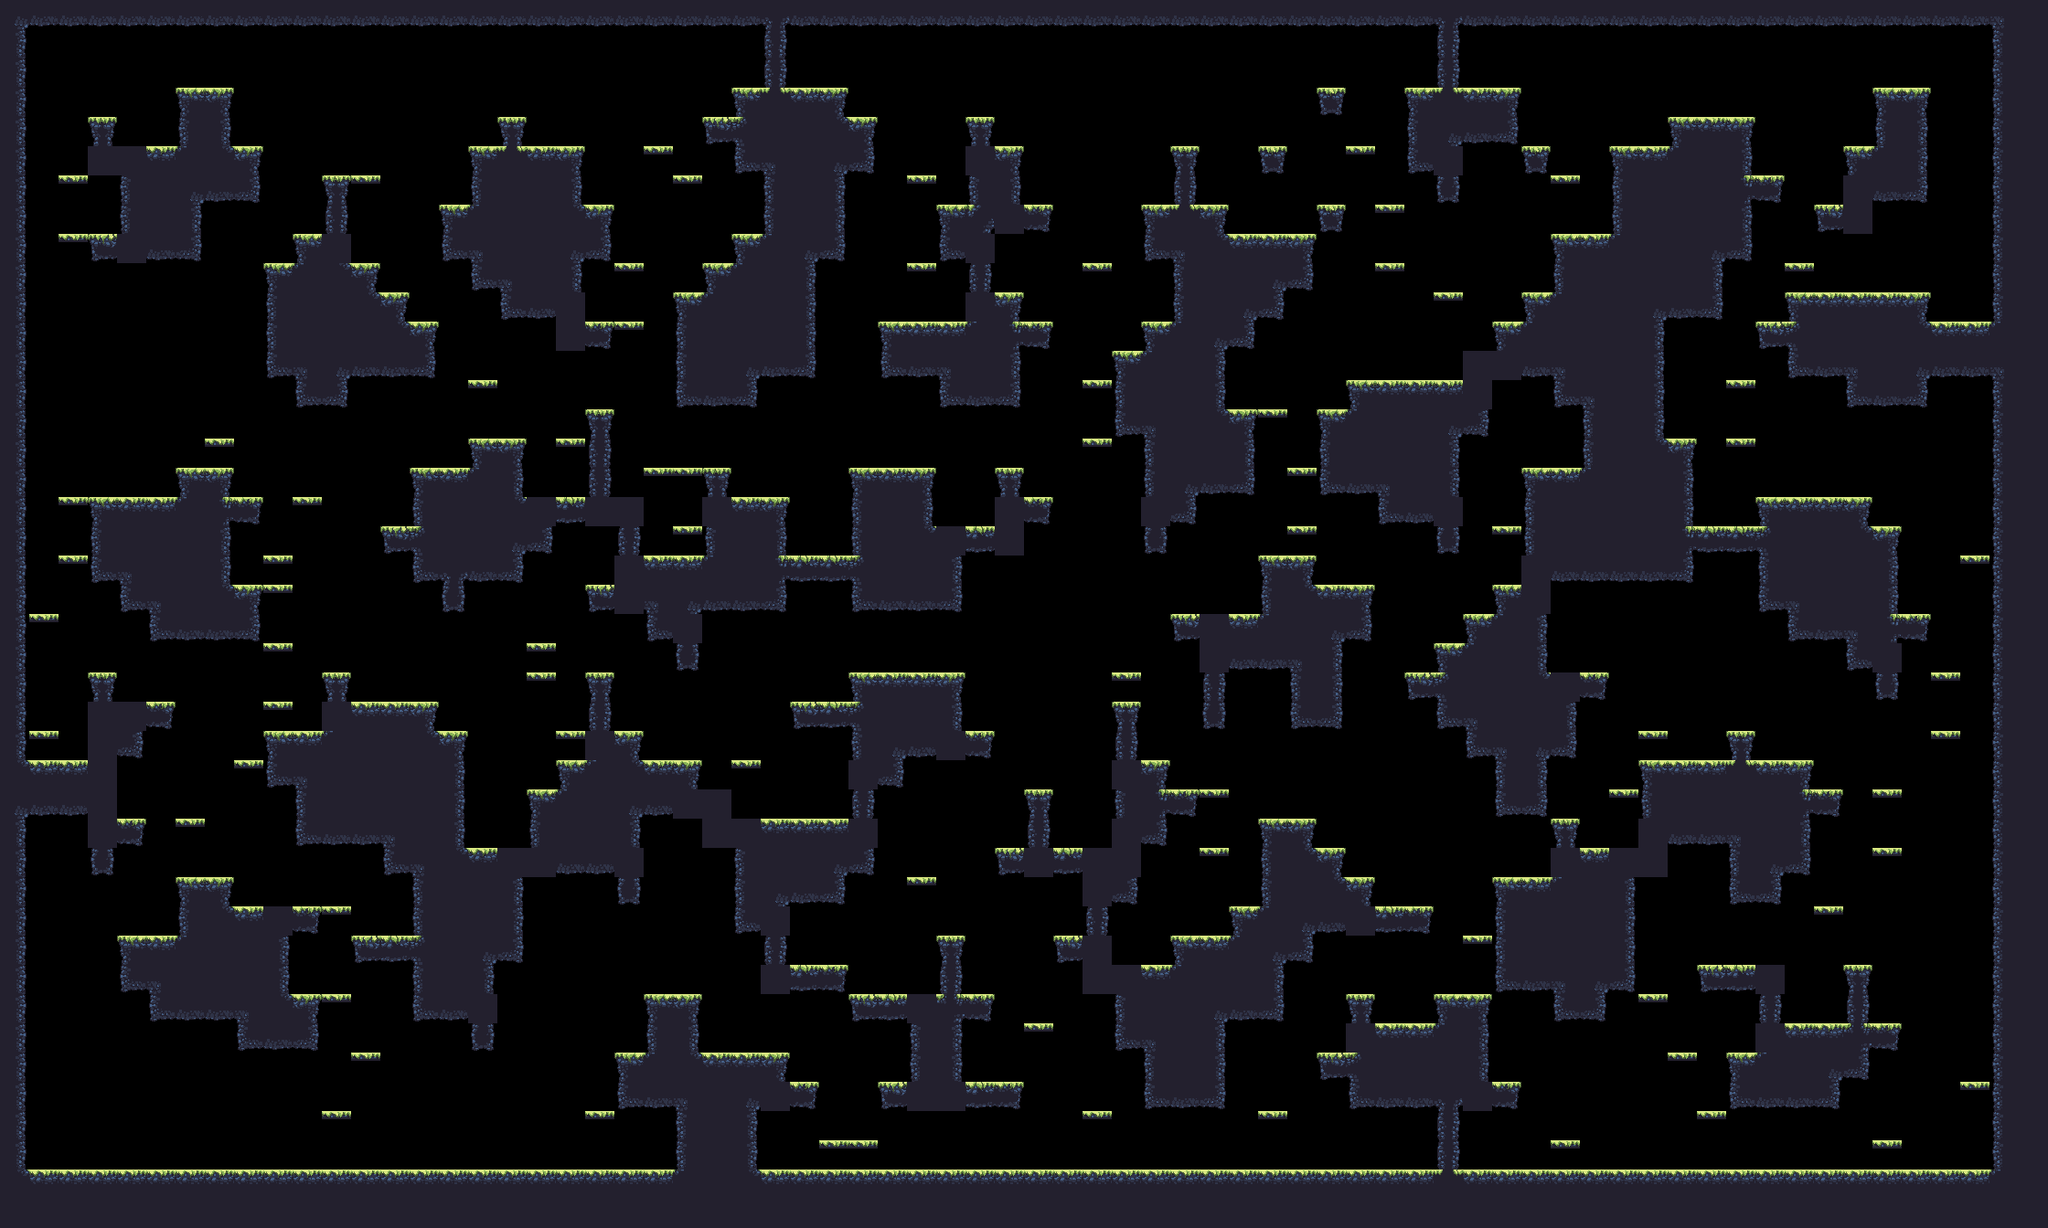

A 2D game scene composited from a Tiled map and its tileset images. What follows is a short description and the map's XML, with each tile layer's data collapsed to a summary:
An orthogonal 70x42 tile map with 32x32 px tiles, 1 tile layer (main) and 17 objects (9x spawn, spawnPlayer0, spawnCrown0, spawnPlayer1, spawnCrown1, ...).

<map compressionlevel="0" height="42" infinite="0" nextlayerid="3" nextobjectid="4" orientation="orthogonal" renderorder="right-down" tiledversion="1.3.2" tileheight="32" tilewidth="32" version="1.2" width="70">
 <tileset firstgid="1" source="forest_summer_tile_set.tsx" />
 <layer height="42" id="1" name="main" width="70">
  <data>[2940 cells, 1318 non-empty, 27 distinct tile ids]</data>
 </layer>
 <objectgroup><object id="1" name="spawnPlayer0" x="160" y="112.0" /><object id="2" name="spawnCrown0" x="128" y="80.0" /><object id="3" name="spawnPlayer1" x="2112" y="272.0" /><object id="4" name="spawnCrown1" x="2144" y="304.0" /><object id="5" name="spawnPlayer2" x="128" y="1232.0" /><object id="6" name="spawnCrown2" x="96" y="1232.0" /><object id="7" name="spawnPlayer3" x="2112" y="1232.0" /><object id="8" name="spawnCrown3" x="2112" y="1232.0" /><object id="9" name="spawn" x="320" y="752.0" /><object id="10" name="spawn" x="2048" y="1232.0" /><object id="11" name="spawn" x="1856" y="1232.0" /><object id="12" name="spawn" x="416" y="1232.0" /><object id="13" name="spawn" x="1408" y="112.0" /><object id="14" name="spawn" x="2080" y="1232.0" /><object id="15" name="spawn" x="224" y="464.0" /><object id="16" name="spawn" x="1856" y="1008.0" /><object id="17" name="spawn" x="1568" y="368.0" /></objectgroup></map>
